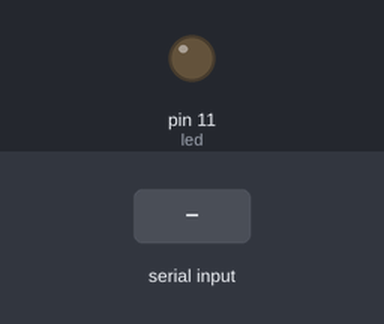
The sketch below on a simulated Arduino Uno, built with avr-gcc and run on an emulated ATmega328P. On the bench: output pins drawn as LEDs (lit = HIGH). The inputs (shaded band) are chosen by the test bench.

Above: at 1.2 s.
1.3 s: "1" received over Serial
At 1.8 s:
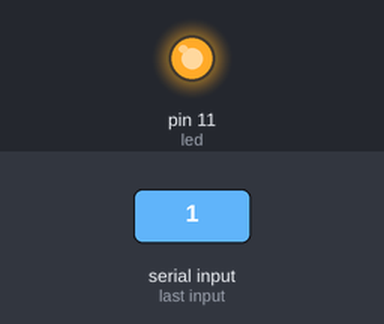
2.8 s: "5" received over Serial
At 4.0 s:
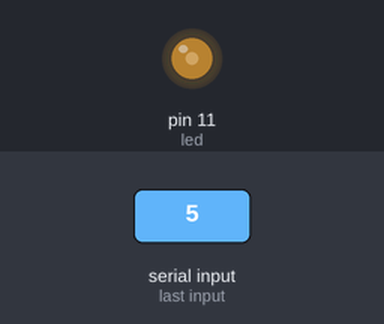
4.3 s: "2" received over Serial
At 5.3 s:
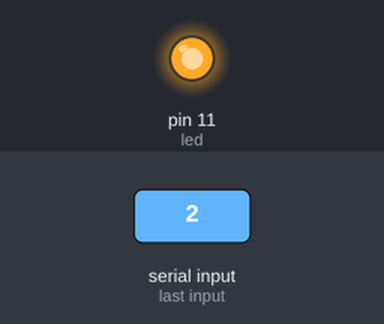
Timing chart, 0 to 7.3 s (numbered marks = the images above; inputs shaded):
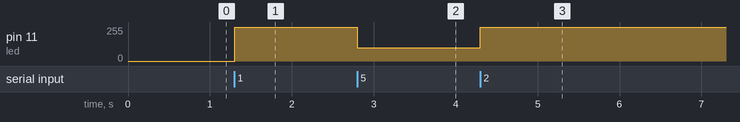

Measured:
- after the input at 1.3 s, pin 11 (led): 0/255 → 255/255 at once
- after the input at 2.8 s, pin 11 (led): 255/255 → 100/255 at once
- after the input at 4.3 s, pin 11 (led): 100/255 → 255/255 at once

The sketch:

sketch_aug12f.ino
```cpp
int led = 11;
char cmd = '\0';
void setup() {
  Serial.begin(115200);
  pinMode(led, OUTPUT);

}

void loop() {
  if (Serial.available() > 0) {
    cmd = Serial.read();

    switch (cmd) {
      case '1':
        digitalWrite(led, HIGH);
        break;
      case '2':
        analogWrite(led, 255);
        break;
      case '3':
        digitalWrite(led, LOW);
        break;
      case '4':
        analogWrite(led, 0);
        break;

      case '5':
        analogWrite(led, 100);
        break;
      default:
        digitalWrite(led, LOW);
        break;
    }
  }

}
```
